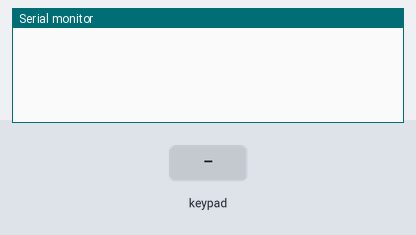
A sketch run on a simulated Arduino Uno, built with avr-gcc and run on an emulated ATmega328P. On the bench: the last lines printed to the serial monitor. The test bench sets the inputs (shaded band).

Above: at 1.2 s.
1.3 s: key '1' pressed
At 1.9 s:
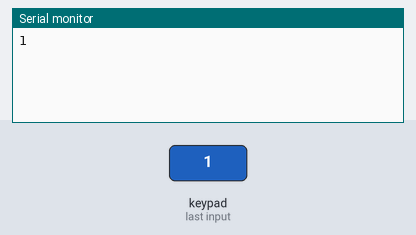
2.8 s: keypad keys 6 7 8 9 # pressed 0.4 s apart
At 5.7 s:
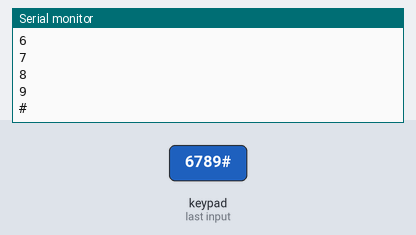
6.3 s: key '*' pressed
At 7.1 s:
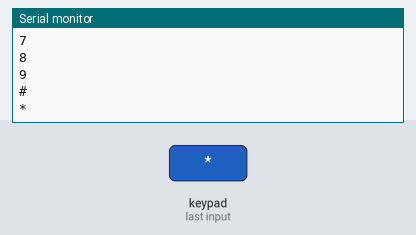
7.8 s: keypad keys 1 0 1 1 1 2 pressed 0.4 s apart
At 10.9 s:
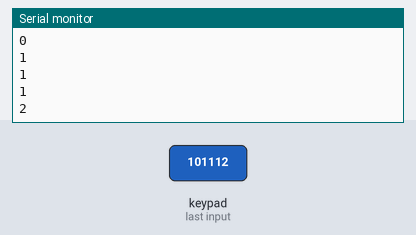
Timing chart, 0 to 12.4 s (numbered marks = the images above; inputs shaded):
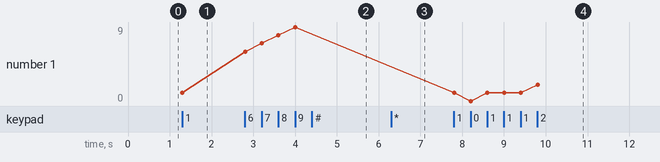

The sketch:

keypad_3x3.ino
```cpp
#include <Key.h>
#include <Keypad.h>

char keys_used[4][3] = {
  {'1','2','3'},
  {'4','5','6'},
  {'7','8','9'},
  {'*','0','#'}
};

byte rowPins[4] = {6,7,8,9};
byte colPins[3] = {10,11,12};

Keypad pad = Keypad(makeKeymap(keys_used), rowPins, colPins, 4, 3);


void setup(){
  Serial.begin(9600);
}

void loop(){
  char key = pad.getKey();

  if(key){
    Serial.println(key);
  }
}
```

Measured:
- after the input at 1.3 s, the serial monitor: prints a new line at once (image 1)
- after the input at 2.8 s, the serial monitor: prints a new line at once (image 2)
- after the input at 6.3 s, the serial monitor: prints a new line at once (image 3)
- after the input at 7.8 s, the serial monitor: prints a new line at once (image 4)
- plotted number 1: 1 → 9 after the input at 2.8 s, 9 → 2 after the input at 7.8 s
